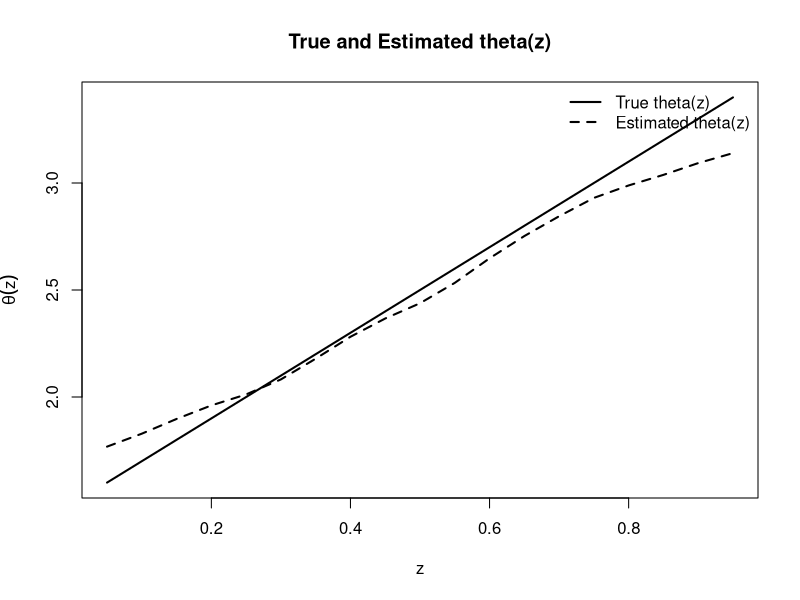
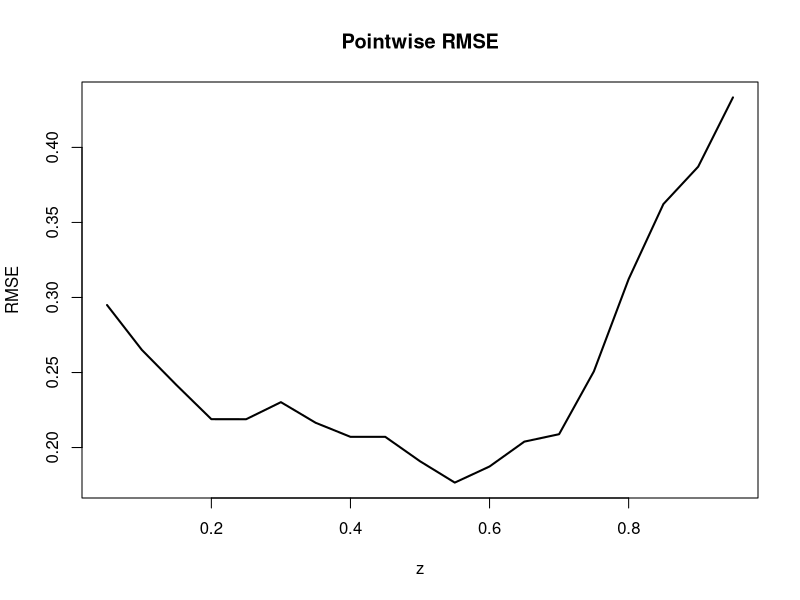
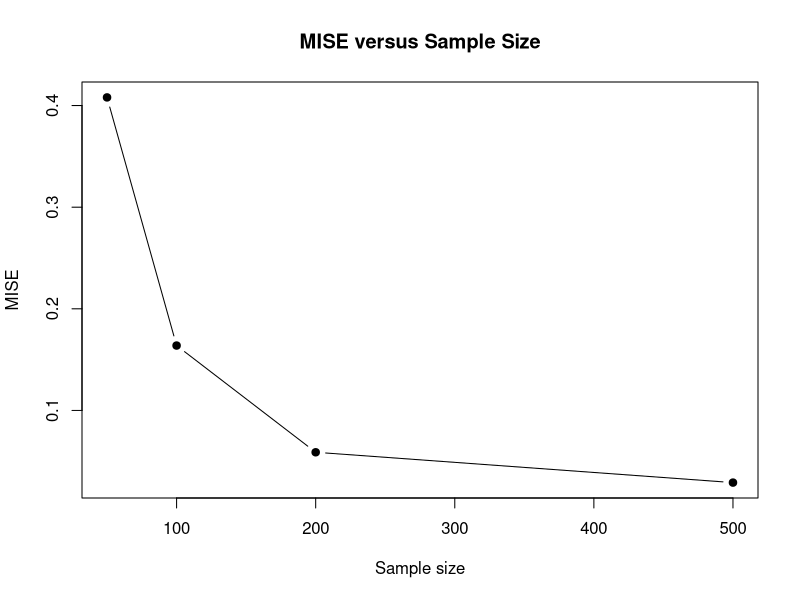

Recreate these plots in R, in order.
# SIMULATION STUDY
# Nadaraya-Watson Estimation with Gaussian Kernel
# Lindley Distribution with Covariate-Dependent theta(z)
rm(list = ls())
set.seed(12345)

# 1. SIMULATION SETTINGS
# Number of Monte Carlo replications
B <- 50
# For final simulation:
# B <- 1000
# Sample sizes
sample_sizes <- c(50, 100, 200, 500)
# Evaluation grid
evaluation_grid <- seq(0.05, 0.95, by = 0.05)
# Candidate bandwidths
bandwidth_grid <- c(
  0.05, 0.075, 0.10, 0.125,
  0.15, 0.175, 0.20, 0.25, 0.30
)
# 2. TRUE THETA FUNCTIONS
theta_functions <- list(
  
  # Scenario 1: Constant
  Scenario_1 = function(z) {
    2
  },
  
  # Scenario 2: Increasing
  Scenario_2 = function(z) {
    1.5 + 2 * z
  },
  
  # Scenario 3: Decreasing
  Scenario_3 = function(z) {
    3.5 - 2 * z
  },
  
  # Scenario 4: Quadratic
  Scenario_4 = function(z) {
    1.5 + 2 * (z - 0.5)^2
  },
  
  # Scenario 5: Sinusoidal
  Scenario_5 = function(z) {
    2 + 0.75 * sin(2 * pi * z)
  },
  
  # Scenario 6: Nonlinear
  Scenario_6 = function(z) {
    1.25 + 1.5 * z +
      0.75 * sin(2 * pi * z)
  }
)
# 3. LINDELY RANDOM NUMBER GENERATION

# Lindley distribution:
#
# f(x;theta) =
# theta^2/(theta+1) * (1+x) * exp(-theta*x)
#
# Mixture representation:
#
# Exponential(theta), probability theta/(theta+1)
# Gamma(2, theta), probability 1/(theta+1)

rlindley <- function(n, theta) {
  
  if (length(theta) == 1) {
    theta <- rep(theta, n)
  }
  
  if (length(theta) != n) {
    stop("Length of theta must be 1 or equal to n.")
  }
  
  if (any(theta <= 0)) {
    stop("Theta must be positive.")
  }
  
  u <- runif(n)
  
  x <- numeric(n)
  
  # Exponential component
  ind_exp <-
    u <= theta / (theta + 1)
  
  if (sum(ind_exp) > 0) {
    
    x[ind_exp] <-
      rexp(
        sum(ind_exp),
        rate = theta[ind_exp]
      )
  }
  
  # Gamma component
  ind_gamma <- !ind_exp
  
  if (sum(ind_gamma) > 0) {
    
    x[ind_gamma] <-
      rgamma(
        sum(ind_gamma),
        shape = 2,
        rate = theta[ind_gamma]
      )
  }
  
  return(x)
}
# 4. GAUSSIAN KERNEL
gaussian_kernel <- function(u) {
  
  K <- (1 / sqrt(2 * pi)) *
    exp(-0.5 * u^2)
  
  return(K)
}
# 5. NADARAYA-WATSON ESTIMATOR
nw_estimator <- function(
    x,
    z,
    z0,
    h) {
  
  # Gaussian kernel argument
  u <- (z0 - z) / h
  
  # Gaussian weights
  weights <- gaussian_kernel(u)
  
  denominator <- sum(weights)
  
  if (denominator <= 0) {
    
    return(mean(x))
  }
  
  estimate <-
    sum(weights * x) /
    denominator
  
  return(estimate)
}
# 6. ESTIMATE m(z) ON A GRID
estimate_m_grid <- function(
    x,
    z,
    grid,
    h) {
  
  m_hat <- numeric(length(grid))
  
  for (j in seq_along(grid)) {
    
    m_hat[j] <-
      nw_estimator(
        x = x,
        z = z,
        z0 = grid[j],
        h = h
      )
  }
  
  return(m_hat)
}

# 7. RECOVER THETA(z) FROM m(z)
# Lindley conditional mean:
#
# m(z) =
# [theta(z)+2]/
# theta(z)[theta(z)+1]
# Therefore:
# m theta^2 + (m-1)theta - 2 = 0
# Positive root:
# theta =
# [1-m + sqrt((m-1)^2 + 8m)]/
#             2m

theta_from_m <- function(m) {
  
  # Avoid zero values
  m <- pmax(m, 1e-10)
  
  theta_hat <-
    (
      1 - m +
        sqrt(
          (m - 1)^2 +
            8 * m
        )
    ) /
    (2 * m)
  
  theta_hat <-
    pmax(theta_hat, 1e-10)
  
  return(theta_hat)
}
# 8. ESTIMATE THETA(z)
estimate_theta_grid <- function(
    x,
    z,
    grid,
    h) {
  
  # Estimate conditional mean
  m_hat <-
    estimate_m_grid(
      x = x,
      z = z,
      grid = grid,
      h = h
    )
  
  # Convert m_hat to theta_hat
  theta_hat <-
    theta_from_m(m_hat)
  
  return(theta_hat)
}
# 9. LEAVE-ONE-OUT CROSS-VALIDATION
cv_nw <- function(
    x,
    z,
    h) {
  
  n <- length(x)
  
  squared_errors <-
    numeric(n)
  
  for (i in seq_len(n)) {
    
    # Training data excluding i
    x_train <- x[-i]
    z_train <- z[-i]
    
    # Prediction at Z_i
    prediction <-
      nw_estimator(
        x = x_train,
        z = z_train,
        z0 = z[i],
        h = h
      )
    
    squared_errors[i] <-
      (x[i] - prediction)^2
  }
  
  return(sum(squared_errors))
}
# 10. OPTIMAL BANDWIDTH
select_bandwidth <- function(
    x,
    z,
    bandwidths) {
  
  cv_values <-
    numeric(length(bandwidths))
  
  for (j in seq_along(bandwidths)) {
    
    cv_values[j] <-
      cv_nw(
        x = x,
        z = z,
        h = bandwidths[j]
      )
  }
  
  best_index <-
    which.min(cv_values)
  
  best_h <-
    bandwidths[best_index]
  
  return(best_h)
}
# 11. TRAPEZOIDAL INTEGRATION
trapz <- function(x, y) {
  
  if (length(x) != length(y)) {
    stop("x and y must have same length.")
  }
  
  if (length(x) < 2) {
    return(NA)
  }
  
  value <-
    sum(
      diff(x) *
        (head(y, -1) +
           tail(y, -1)) / 2
    )
  
  return(value)
}
# 12. POINTWISE PERFORMANCE
calculate_pointwise_performance <- function(
    simulation_data) {
  
  # Mean estimated theta
  mean_estimate <-
    aggregate(
      theta_hat ~ z,
      data = simulation_data,
      FUN = mean
    )
  
  names(mean_estimate)[2] <-
    "mean_theta_hat"
  
  
  # Variance
  variance_estimate <-
    aggregate(
      theta_hat ~ z,
      data = simulation_data,
      FUN = var
    )
  
  names(variance_estimate)[2] <-
    "variance"
  
  
  # True theta
  true_values <-
    unique(
      simulation_data[
        ,
        c("z", "theta_true")
      ]
    )
  
  
  # Merge results
  result <-
    merge(
      true_values,
      mean_estimate,
      by = "z"
    )
  
  result <-
    merge(
      result,
      variance_estimate,
      by = "z"
    )
  
  
  # Bias
  result$bias <-
    result$mean_theta_hat -
    result$theta_true
  
  
  # MSE
  result$mse <-
    result$bias^2 +
    result$variance
  
  
  # RMSE
  result$rmse <-
    sqrt(result$mse)
  
  
  return(result)
}
# 13. INTEGRATED PERFORMANCE
calculate_integrated_performance <- function(
    pointwise_result) {
  
  # Integrated squared error
  ISE <-
    trapz(
      pointwise_result$z,
      pointwise_result$mse
    )
  
  MISE <- ISE
  
  RMISE <- sqrt(MISE)
  
  result <-
    data.frame(
      ISE = ISE,
      MISE = MISE,
      RMISE = RMISE
    )
  
  return(result)
}
# 14. CREATE RESULT DIRECTORY

if (!dir.exists("NW_Gaussian_Simulation")) {
  
  dir.create("NW_Gaussian_Simulation")
}
# 15. STORAGE OBJECTS

pointwise_results <- list()

integrated_results <- list()

bandwidth_results <- list()

counter <- 1

# 16. MAIN SIMULATION LOOP
for (scenario_name in names(theta_functions)) {
  
  cat("\n")
  cat("\n")
  cat("Scenario:", scenario_name, "\n")
  cat("\n")
  
  
  # Select true theta function
  theta_fun <-
    theta_functions[[scenario_name]]
  
  
  for (n in sample_sizes) {
    
    cat("\n")
    cat("Sample size:", n, "\n")
    
    # Monte Carlo replications
    simulation_results <-
      vector("list", B)
    
    selected_bandwidths <-
      numeric(B)
    
    
    for (b in seq_len(B)) {
      
      # Generate covariate Z
      Z <-
        runif(
          n,
          min = 0,
          max = 1
        )
      
      # Generate true theta(Z)
      theta_data <-
        theta_fun(Z)
      
      # Generate Lindley response X
      
      X <-
        rlindley(
          n = n,
          theta = theta_data
        )
      
      # Select optimal bandwidth
      h_opt <-
        select_bandwidth(
          x = X,
          z = Z,
          bandwidths =
            bandwidth_grid
        )
      
      
      selected_bandwidths[b] <-
        h_opt
      
      # Estimate theta on evaluation grid
      
      theta_hat <-
        estimate_theta_grid(
          x = X,
          z = Z,
          grid =
            evaluation_grid,
          h = h_opt
        )
      
      # True theta on evaluation grid
      
      theta_grid_true <-
        theta_fun(
          evaluation_grid
        )
      
      # Store replication
      
      simulation_results[[b]] <-
        data.frame(
          replication = b,
          z = evaluation_grid,
          theta_true =
            theta_grid_true,
          theta_hat =
            theta_hat,
          bandwidth =
            h_opt
        )
      
      
      # Progress
      if (b %% 10 == 0) {
        
        cat(
          "Replication:",
          b,
          "of",
          B,
          "\n"
        )
      }
    }
    
    # COMBINE REPLICATIONS
    
    scenario_data <-
      do.call(
        rbind,
        simulation_results
      )
    
    # POINTWISE PERFORMANCE
    
    pointwise_table <-
      calculate_pointwise_performance(
        scenario_data
      )
    
    
    # Add identification variables
    pointwise_table$scenario <-
      scenario_name
    
    pointwise_table$n <-
      n
    
    pointwise_table$kernel <-
      "Gaussian"
    
    
    # Store
    pointwise_results[[counter]] <-
      pointwise_table
    
    # INTEGRATED PERFORMANCE
    integrated_table_temp <-
      calculate_integrated_performance(
        pointwise_table
      )
    
    
    integrated_table_temp$scenario <-
      scenario_name
    
    integrated_table_temp$n <-
      n
    
    integrated_table_temp$kernel <-
      "Gaussian"
    
    
    integrated_results[[counter]] <-
      integrated_table_temp
    
    # BANDWIDTH RESULTS
    bandwidth_table_temp <-
      data.frame(
        bandwidth =
          selected_bandwidths,
        scenario =
          scenario_name,
        n = n,
        kernel =
          "Gaussian"
      )
    
    
    bandwidth_results[[counter]] <-
      bandwidth_table_temp
    
    
    counter <-
      counter + 1
    
    
    cat(
      "Completed:",
      scenario_name,
      "| n =",
      n,
      "| Gaussian kernel\n"
    )
  }
}

# 17. COMBINE POINTWISE RESULTS
pointwise_table <-
  do.call(
    rbind,
    pointwise_results
  )

rownames(pointwise_table) <-
  NULL


# 18. COMBINE INTEGRATED RESULTS
integrated_table <-
  do.call(
    rbind,
    integrated_results
  )

rownames(integrated_table) <-
  NULL

# 19. COMBINE BANDWIDTH RESULTS
bandwidth_table <-
  do.call(
    rbind,
    bandwidth_results
  )

rownames(bandwidth_table) <-
  NULL

# 20. SAVE RESULTS
write.csv(
  pointwise_table,
  "NW_Gaussian_Simulation/pointwise_results.csv",
  row.names = FALSE
)

write.csv(
  integrated_table,
  "NW_Gaussian_Simulation/integrated_results.csv",
  row.names = FALSE
)

write.csv(
  bandwidth_table,
  "NW_Gaussian_Simulation/bandwidth_results.csv",
  row.names = FALSE
)
# 21. DISPLAY POINTWISE RESULTS
cat("\n")
cat("\n")
cat("POINTWISE RESULTS\n")
cat("\n")

print(
  head(
    pointwise_table,
    20
  )
)
# 22. DISPLAY INTEGRATED RESULTS

cat("\n")
cat("\n")
cat("INTEGRATED RESULTS\n")
cat("=\n")

print(
  integrated_table[
    ,
    c(
      "scenario",
      "n",
      "kernel",
      "ISE",
      "MISE",
      "RMISE"
    )
  ]
)



# 23. DISPLAY BANDWIDTH RESULTS
cat("\n")
cat("\n")
cat("BANDWIDTH RESULTS\n")
cat("\n")

print(
  head(
    bandwidth_table,
    20
  )
)

# 24. AVERAGE SELECTED BANDWIDTH
average_bandwidth <-
  aggregate(
    bandwidth ~ scenario + n,
    data = bandwidth_table,
    FUN = mean
  )

names(average_bandwidth)[3] <-
  "average_bandwidth"

cat("\n")
cat("\n")
cat("AVERAGE SELECTED BANDWIDTH\n")
cat("\n")

print(
  average_bandwidth
)

# 25. FINAL MISE TABLE
MISE_table <-
  integrated_table[
    ,
    c(
      "scenario",
      "n",
      "MISE",
      "RMISE"
    )
  ]

cat("\n")
cat("\n")
cat("FINAL MISE TABLE\n")
cat("\n")

print(MISE_table)


# Save MISE table
write.csv(
  MISE_table,
  "NW_Gaussian_Simulation/MISE_table.csv",
  row.names = FALSE
)

# 26. PLOT:
# TRUE VS ESTIMATED THETA
plot_data <-
  subset(
    pointwise_table,
    scenario == "Scenario_2" &
      n == 200
  )


plot(
  plot_data$z,
  plot_data$theta_true,
  type = "l",
  lwd = 2,
  xlab = "z",
  ylab = expression(theta(z)),
  main =
    "True and Estimated theta(z)"
)

lines(
  plot_data$z,
  plot_data$mean_theta_hat,
  lwd = 2,
  lty = 2
)

legend(
  "topright",
  legend = c(
    "True theta(z)",
    "Estimated theta(z)"
  ),
  lty = c(1, 2),
  lwd = 2,
  bty = "n"
)

# 27. PLOT:
# POINTWISE RMSE
plot(
  plot_data$z,
  plot_data$rmse,
  type = "l",
  lwd = 2,
  xlab = "z",
  ylab = "RMSE",
  main =
    "Pointwise RMSE"
)
# 28. PLOT:
# MISE VS SAMPLE SIZE
mise_plot_data <-
  subset(
    integrated_table,
    scenario == "Scenario_2"
  )


plot(
  mise_plot_data$n,
  mise_plot_data$MISE,
  type = "b",
  pch = 19,
  xlab = "Sample size",
  ylab = "MISE",
  main =
    "MISE versus Sample Size"
)

# 29. FINAL MESSAGE

cat("\n")
cat("\n")
cat("SIMULATION COMPLETED SUCCESSFULLY\n")
cat("\n")

cat("\nObjects available:\n")
cat("pointwise_table\n")
cat("integrated_table\n")
cat("bandwidth_table\n")
cat("MISE_table\n")
cat("average_bandwidth\n")

cat("\nResults saved in:\n")
cat("NW_Gaussian_Simulation/\n")

cat("\nFiles created:\n")
cat("1. pointwise_results.csv\n")
cat("2. integrated_results.csv\n")
cat("3. bandwidth_results.csv\n")
cat("4. MISE_table.csv\n")
